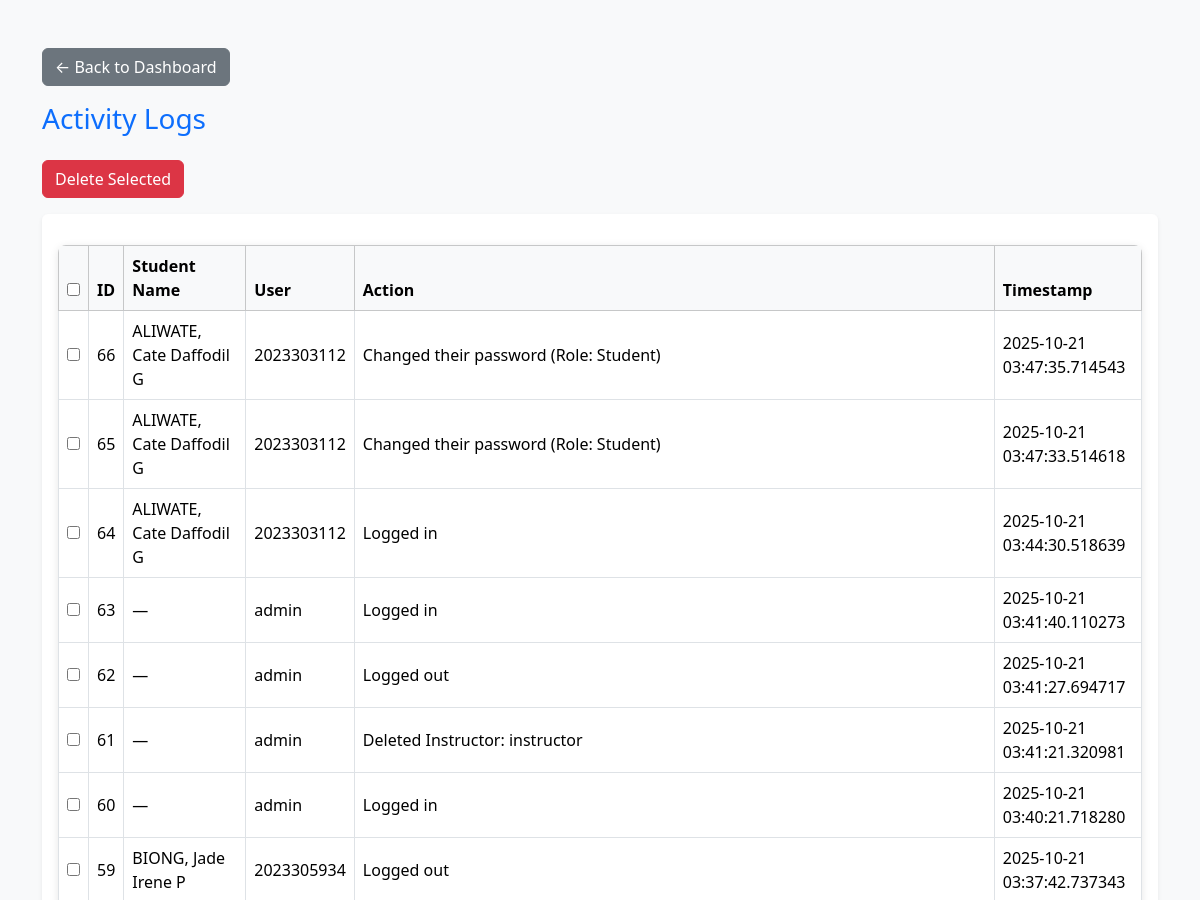
Before: /view_logs (signed in, upper part) with the older database file.
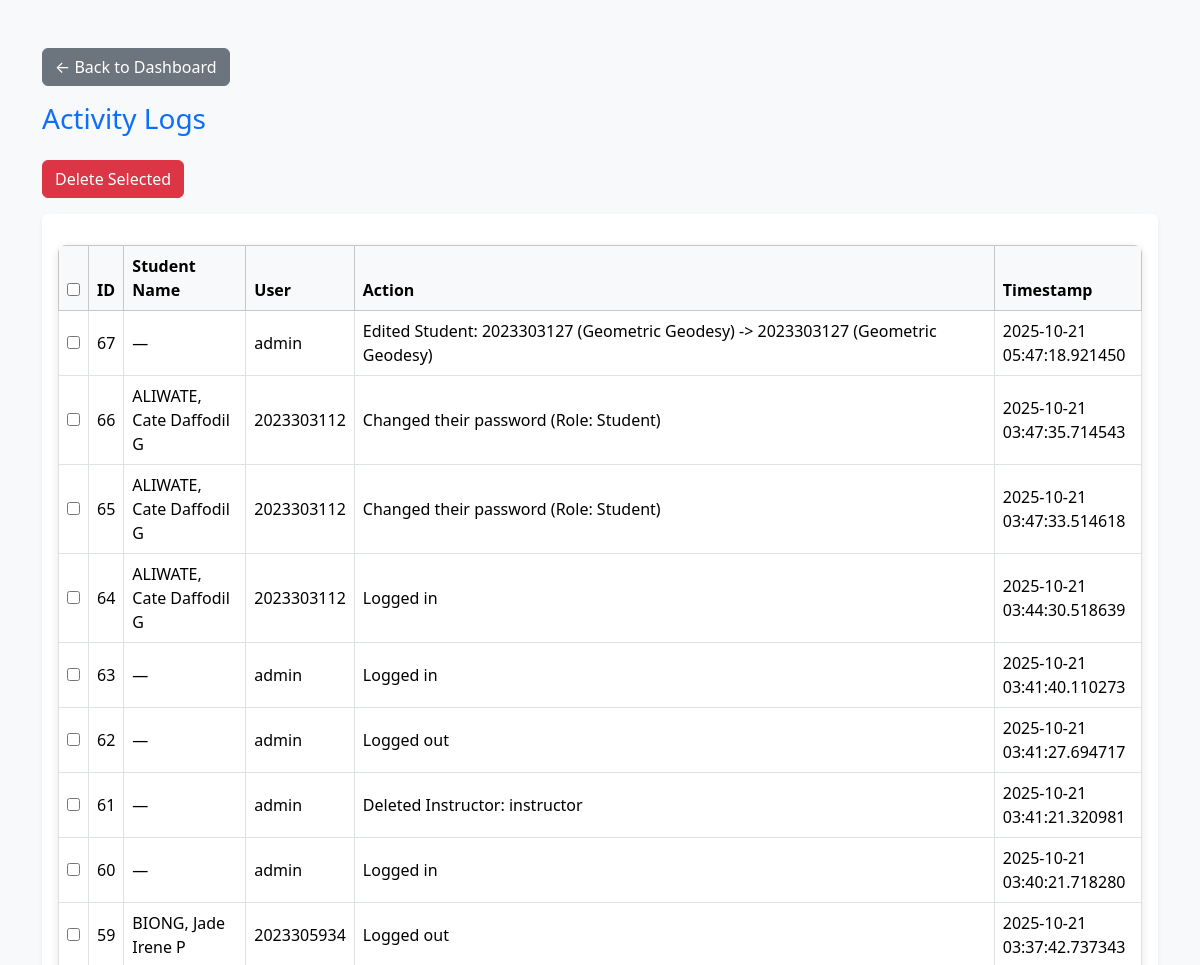
After: the same page with the newer database file.
### app.py (models this page shows)
class Student(db.Model):
    id = db.Column(db.Integer, primary_key=True)
    student_id = db.Column(db.String(20), nullable=False)
    name = db.Column(db.String(100), nullable=False)
    subject = db.Column(db.String(50))
    grade = db.Column(db.String(10))
    remarks = db.Column(db.String(200))

class Log(db.Model):
    id = db.Column(db.Integer, primary_key=True)
    user = db.Column(db.String(100))
    action = db.Column(db.String(255))
    timestamp = db.Column(db.DateTime, default=datetime.utcnow)

### app.py (the view)
@app.route('/view_logs')
@login_required(role='Admin')
def view_logs():
    logs = Log.query.order_by(Log.timestamp.desc()).all()
    logs_with_student_name = []
    for log in logs:
        student = Student.query.filter_by(student_id=log.user).first()
        student_name = student.name if student else None
        logs_with_student_name.append({
            'id': log.id,
            'student_name': student_name,
            'user': log.user,
            'action': log.action,
            'timestamp': log.timestamp
        })
    return render_template('logs.html', logs=logs_with_student_name)

### app.py (called while the page is built)
def login_required(role=None):
    def decorator(f):
        @wraps(f)
        def decorated_function(*args, **kwargs):
            if 'user_id' not in session:
                flash("Please log in first.", "danger")
                return redirect(url_for('login'))
            if role and session.get('role') not in (role if isinstance(role, list) else [role]):
                flash("Access denied.", "danger")
                return redirect(url_for('login'))
            return f(*args, **kwargs)
        return decorated_function
    return decorator

### templates/logs.html (shortened to what this page needs)
<!DOCTYPE html>
<html lang="en">
<head>
<link href="https://cdn.jsdelivr.net/npm/bootstrap@5.3.3/dist/css/bootstrap.min.css" rel="stylesheet">
<link rel="stylesheet" href="{{ url_for('static', filename='css/style.css') }}">
</head>
<body class="bg-light">
<div class="container mt-5">
    <div class="mb-3">
        <a href="{{ url_for('dashboard_admin') }}" class="btn btn-secondary">
            ← Back to Dashboard
        </a>
    </div>
    <h3 class="text-primary mb-4">Activity Logs</h3>
    <div class="mb-3 d-flex gap-2">
        <button type="button" class="btn btn-danger" id="delete-selected" data-bs-toggle="modal" data-bs-target="#confirmDeleteModal">
            Delete Selected
        </button>
    </div>
    <form method="POST" action="{{ url_for('bulk_delete_logs') }}" id="bulk-delete-form">
        <div class="table-responsive shadow-sm bg-white p-3 rounded">
            <table class="table table-bordered table-hover align-middle mb-0">
                <thead class="table-light">
                    <tr>
                        <th><input type="checkbox" id="select-all"></th>
                        <th>ID</th>
                        <th>Student Name</th>
                        <th>User</th>
                        <th>Action</th>
                        <th>Timestamp</th>
                    </tr>
                </thead>
                <tbody>
                    {% for log in logs %}
                    <tr>
                        <td><input type="checkbox" name="log_ids" value="{{ log.id }}"></td>
                        <td>{{ log.id }}</td>
                        <td>{{ log.student_name or '—' }}</td>
                        <td>{{ log.user or '—' }}</td>
                        <td>{{ log.action }}</td>
                        <td>{{ log.timestamp }}</td>
                    </tr>
                    {% else %}
                    <tr>
                        <td colspan="6" class="text-center">No logs found.</td>
                    </tr>
                    {% endfor %}
                </tbody>
            </table>
        </div>
    </form>
</div>
</body>
</html>

### static/css/style.css (style rules this page uses)
#delete-selected { transition: background-color 0.3s, transform 0.2s; }
.table { border-radius: 8px; overflow: hidden; box-shadow: 0 2px 8px rgba(0,0,0,0.1); }
.table { margin-top: 15px; }

Changed rows visible on the page:
added Log: id "67", student_name "—", user "admin", action "Edited Student: 2023303127 (Geometric Geodesy) -> 2023303127 (Geometric Geodesy)", timestamp "2025-10-21 05:47:18.921450"
